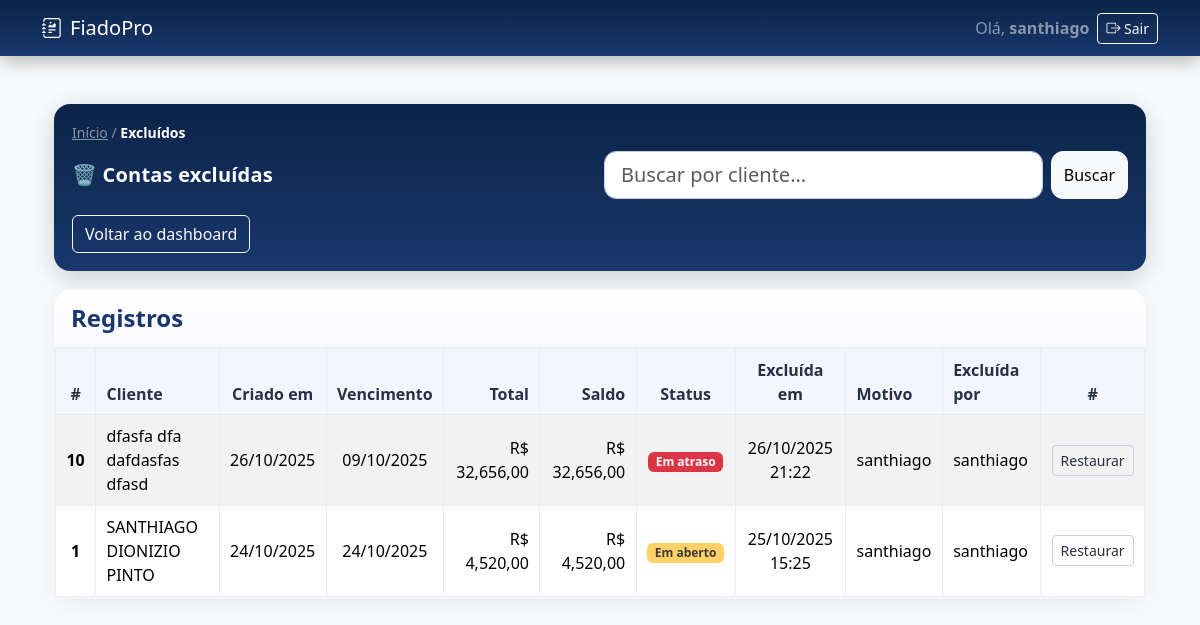
The page /excluidos/ (signed in) on the database its author committed.
### carteira/models.py (models this page shows, shortened)
class ContaCarteira(models.Model):
    STATUS_CHOICES = (
        ("EM_ABERTO", "Em aberto"),
        ("PAGO", "Pago"),
        ("ATRASO", "Em atraso"),
    )
    owner = models.ForeignKey(User, on_delete=models.CASCADE, related_name="contas_carteira")
    cliente = models.ForeignKey(Cliente, on_delete=models.PROTECT, related_name="contas")
    criado_em = models.DateField(default=timezone.now)
    vencimento = models.DateField(null=True, blank=True)
    total = models.DecimalField(max_digits=12, decimal_places=2, default=0)
    saldo = models.DecimalField(max_digits=12, decimal_places=2, default=0)
    status = models.CharField(max_length=12, choices=STATUS_CHOICES, default="EM_ABERTO")
    is_deleted = models.BooleanField(default=False)
    deleted_at = models.DateTimeField(null=True, blank=True)
    deleted_reason = models.CharField(max_length=255, blank=True)
    deleted_by = models.ForeignKey(
        User, null=True, blank=True, on_delete=models.SET_NULL, related_name="contas_carteira_excluidas"
    )
    class Meta:
        ordering = ["-criado_em", "-id"]

class Cliente(models.Model):
    nome = models.CharField(max_length=150)
    cpf = models.CharField(max_length=14, blank=True)
    telefone = models.CharField(max_length=20, blank=True)

### carteira/views.py (the view)
# urls.py: path("excluidos/", views.excluidos, name="excluidos"),  # + NEW
@login_required
def excluidos(request):
    q = request.GET.get("q", "").strip()
    base = (ContaCarteira.objects
            .filter(owner=request.user, is_deleted=True)
            .select_related("cliente"))
    if q:
        base = base.filter(cliente__nome__icontains=q)
    contas = base.order_by("-deleted_at", "-id")
    return render(request, "carteira/excluidos.html", {
        "q": q,
        "contas": contas,
    })

### carteira/templates/carteira/excluidos.html (shortened to what this page needs)
{% extends "carteira/base.html" %}
{% load static %}
{% load humanize %}
{% block content %}
<div class="container py-4">
  <div class="dashboard-hero">
    <div class="d-flex flex-column gap-2">
      <nav class="small">
        <a class="text-white-50" href="{% url 'carteira:dashboard' %}">Início</a>
        <span class="text-white-50">/</span>
        <span class="text-white fw-semibold">Excluídos</span>
      </nav>
      <div class="row g-2 align-items-center">
        <div class="col-12 col-lg-6">
          <h5 class="title mb-0">🗑️ Contas excluídas</h5>
        </div>
        <div class="col-12 col-lg-6">
          <form method="get" class="d-flex search-box" action=".">
            <input type="search"
                   class="form-control form-control-lg me-2"
                   name="q"
                   id="excluidos-search"
                   value="{{ q|default:'' }}"
                   placeholder="Buscar por cliente…"
                   autocomplete="off">
            <button class="btn btn-light" type="submit">Buscar</button>
          </form>
        </div>
      </div>
      <div class="top-actions d-flex gap-2 mt-2">
        <a href="{% url 'carteira:dashboard' %}" class="btn btn-outline-light">
          Voltar ao dashboard
        </a>
      </div>
    </div>
  </div>
  {% if contas %}
  <div class="section-card">
    <div class="card-header"><h4>Registros</h4></div>
    <div class="card-body">
      <div class="table-wrap">
        <table class="table table-striped table-sm table-bordered table-hover align-middle mb-0">
          <thead>
            <tr>
              <th class="text-center">#</th>
              <th>Cliente</th>
              <th class="text-center">Criado em</th>
              <th class="text-center">Vencimento</th>
              <th class="text-end">Total</th>
              <th class="text-end">Saldo</th>
              <th class="text-center">Status</th>
              <th class="text-center">Excluída em</th>
              <th>Motivo</th>
              <th>Excluída por</th>
              <th class="text-center">#</th>
            </tr>
          </thead>
          <tbody>
            {% for c in contas %}
            <tr>
              <th class="text-center">{{ c.id }}</th>
              <td>{{ c.cliente.nome }}</td>
              <td class="text-center">{{ c.criado_em|date:"d/m/Y" }}</td>
              <td class="text-center">
                {% if c.vencimento %}{{ c.vencimento|date:"d/m/Y" }}{% else %}—{% endif %}
              </td>
              <td class="text-end">R$ {{ c.total|floatformat:2|intcomma }}</td>
              <td class="text-end">R$ {{ c.saldo|floatformat:2|intcomma }}</td>
              <td class="text-center">
                <span class="badge bg-{% if c.status == 'PAGO' %}success{% elif c.status == 'ATRASO' %}danger{% else %}warning text-dark{% endif %}">
                  {{ c.get_status_display }}
                </span>
              </td>
              <td class="text-center">{{ c.deleted_at|date:"d/m/Y H:i" }}</td>
              <td>{{ c.deleted_reason|default:"—" }}</td>
              <td>{{ c.deleted_by.get_username|default:"—" }}</td>
              <td class="text-center row-actions">
                <button type="button"
                        class="btn btn-sm btn-outline-dark"
                        data-bs-toggle="modal"
                        data-bs-target="#modalRestaurarConta"
                        data-url="{% url 'carteira:restaurar_conta' c.id %}"
                        data-label="Conta #{{ c.id }} — {{ c.cliente.nome }}">
                  Restaurar
                </button>
              </td>
            </tr>
            {% endfor %}
          </tbody>
        </table>
      </div>
    </div>
  </div>
  {% endif %}
</div>
{% endblock %}

### carteira/templates/carteira/base.html (shortened to what this page needs)
<!doctype html>
<html lang="pt-br">
<head>
  <link href="https://cdn.jsdelivr.net/npm/bootstrap@5.3.3/dist/css/bootstrap.min.css" rel="stylesheet">
  <link href="https://cdn.jsdelivr.net/npm/bootstrap-icons@1.11.3/font/bootstrap-icons.css" rel="stylesheet">
</head>
<body class="bg-light">
  {% load static %}
  <nav class="navbar navbar-expand-lg navbar-dark navbar-fiado sticky-top">
    <div class="container">
      <a class="navbar-brand d-flex align-items-center" href="{% url 'carteira:dashboard' %}">
        <i class="bi bi-journal-richtext me-2"></i> FiadoPro
      </a>
      <div class="collapse navbar-collapse" id="mainNav">
        <div class="d-flex align-items-center gap-2">
          {% if request.user.is_authenticated %}
          <span class="navbar-text d-none d-sm-inline text-white-50">
            Olá, <strong>{{ request.user.username }}</strong>
          </span>
          <form method="post" action="{% url 'logout' %}" class="d-inline">
            <button type="submit" class="btn btn-outline-light btn-sm">
              <i class="bi bi-box-arrow-right"></i> Sair
            </button>
          </form>
          {% endif %}
        </div>
      </div>
    </div>
  </nav>
  <div class="container py-4">
    {% block content %}{% endblock %}
  </div>
</body>
</html>

### carteira/templates/carteira/base.html (style rules this page uses)
:root { --azul-escuro: #0b2447; --azul-medio: #19376d; --azul-claro: #576cbc; --azul-destaque: #a5d7e8; }
.navbar-fiado { background: linear-gradient(180deg, var(--azul-escuro), var(--azul-medio)); box-shadow: 0 6px 16px rgba(0, 0, 0, .25); }
.dashboard-hero { background: linear-gradient(180deg, var(--azul-escuro), var(--azul-medio)); border-radius: 16px; padding: 18px 18px; margin-bottom: 18px; color: #fff; box-shadow: 0 6px 24px rgba(0, 0, 0, .18); }
.dashboard-hero .title { font-weight: 600; letter-spacing: .2px; }
.section-card { border: 1px solid rgba(0, 0, 0, .04); border-radius: 16px; background: #fff; box-shadow: 0 6px 24px rgba(10, 20, 40, .06); margin-bottom: 20px; }
.section-card .card-header { border-bottom: 1px solid rgba(0, 0, 0, .06); background: linear-gradient(180deg, #ffffff, #f8f9ff); border-top-left-radius: 16px; border-top-right-radius: 16px; padding: 14px 16px; }
.section-card .card-header h4 { margin: 0; font-weight: 600; color: var(--azul-medio); }
.section-card .card-body { padding: 0; }
.table-wrap { width: 100%; overflow: auto; }
.table thead th { position: sticky; top: 0; background: #f3f5ff; z-index: 1; font-weight: 600; color: #2a2f45; border-bottom: 1px solid #e5e7f0 !important; }
.table.table-sm td, .table.table-sm th { padding: .55rem .65rem; }
.table-bordered> :not(caption)>* { border-color: #e9ecf7; }
.table td.text-end, .table th.text-end { text-align: right; }
.badge-danger, .bg-danger { background-color: #dc3545 !important; }
.badge-warning, .bg-warning { background-color: #ffd166 !important; color: #3b3b3b !important; }
.btn-outline-dark { border-color: #c7cce0; color: #2a2f45; }
.search-box .form-control { border-radius: 12px; border-color: #c7cce0; box-shadow: none; }
.search-box .btn { border-radius: 12px; }
.row-actions .btn { padding: .25rem .5rem; }

### rows shown on the page
ContaCarteira: id "10", cliente.nome "dfasfa dfa dafdasfas dfasd", criado_em "26/10/2025", vencimento "09/10/2025", total "32,656,00", saldo "32,656,00", status "Em atraso", deleted_at "26/10/2025 21:22", deleted_reason "santhiago", deleted_by.get_username "santhiago"
ContaCarteira: id "1", cliente.nome "SANTHIAGO DIONIZIO PINTO", criado_em "24/10/2025", vencimento "24/10/2025", total "4,520,00", saldo "4,520,00", status "Em aberto", deleted_at "25/10/2025 15:25", deleted_reason "santhiago", deleted_by.get_username "santhiago"

### other values the page prints
{{ request.user.username }} "santhiago"
